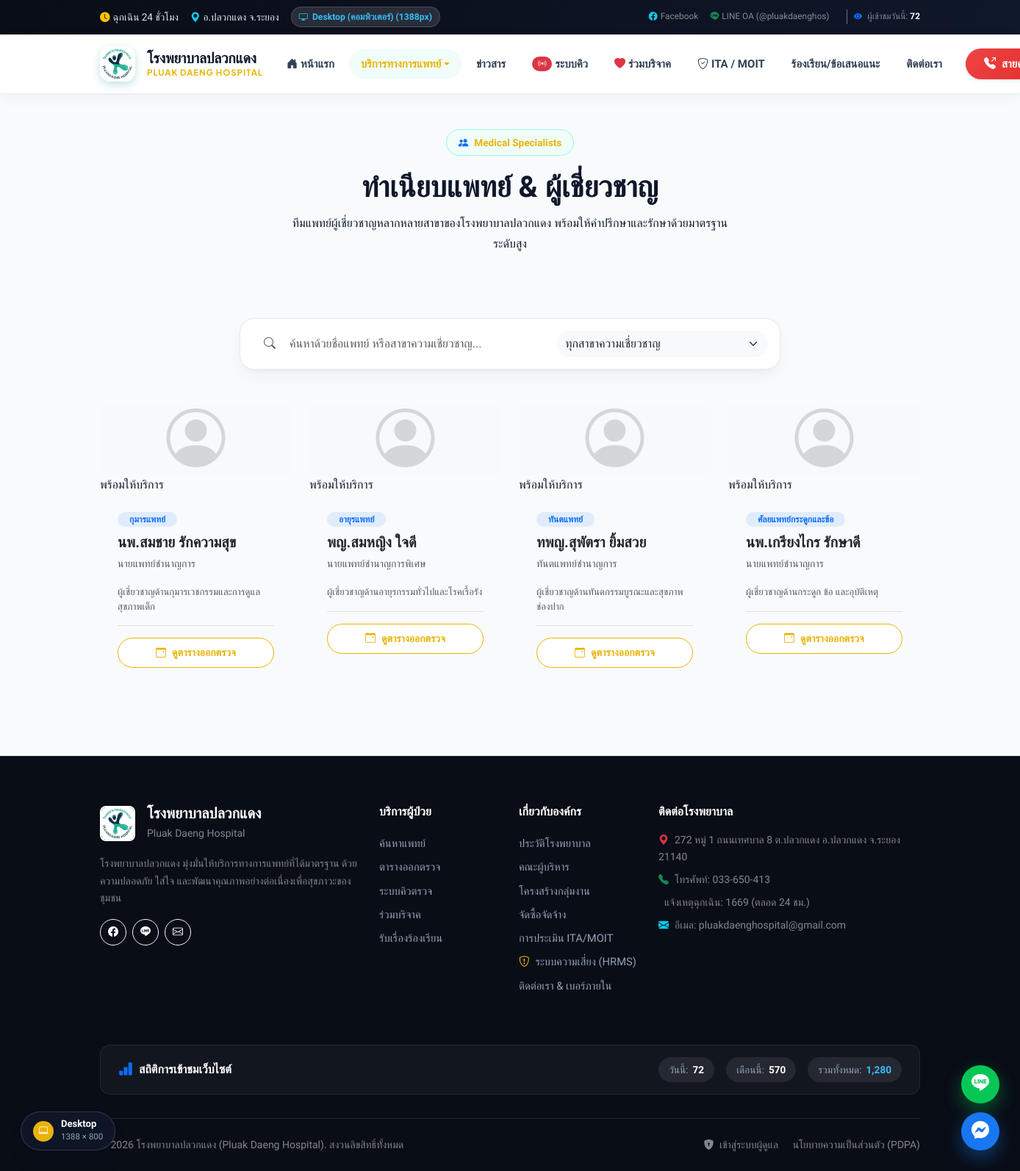
Page /doctors on the committed database.
### tables this page shows
CREATE TABLE `doctors` (
  `id` int(11) NOT NULL AUTO_INCREMENT,
  `prefix` varchar(50) DEFAULT NULL,
  `firstname` varchar(100) NOT NULL,
  `lastname` varchar(100) NOT NULL,
  `profile_image` varchar(255) DEFAULT NULL,
  `position` varchar(100) DEFAULT NULL,
  `specialty` varchar(150) DEFAULT NULL,
  `biography` text DEFAULT NULL,
  `status` enum('active','inactive') DEFAULT 'active',
  `created_at` timestamp NULL DEFAULT current_timestamp(),
  `updated_at` timestamp NULL DEFAULT current_timestamp() ON UPDATE current_timestamp(),
  `deleted_at` timestamp NULL DEFAULT NULL,
  PRIMARY KEY (`id`)
);

### app/Controllers/DoctorController.php (called while the page is built, shortened)
<?php
class DoctorController extends Controller {
    private $doctorModel;
    public function __construct() {
        $this->doctorModel = $this->model('Doctor');
    }
    public function index() {
        $doctors = $this->doctorModel->getAll();
        $data = [
            'page_title' => 'ทำเนียบแพทย์',
            'doctors' => $doctors
        ];
        $this->view('doctors/index', $data);
    }
}

### app/Core/App.php (called while the page is built, shortened)
<?php
class App {
    protected $controller = 'HomeController';
    protected $method = 'index';
    public function __construct() {
        $url = $this->parseUrl();
        if (isset($url[0]) && strtolower($url[0]) === 'admin') {
            array_shift($url);
            $this->controller = 'DashboardController';
            $adminAliases = [
                'donationitem' => 'DonationItem',
                'donationitems' => 'DonationItem',
                'donation' => 'Donation',
                'donations' => 'Donation',
                'banner' => 'Banner',
                'banners' => 'Banner',
                'news' => 'News',
                'appointment' => 'Appointment',
                'appointments' => 'Appointment',
                'doctor' => 'Doctor',
                'doctors' => 'Doctor',
                'clinic' => 'Clinic',
                'clinics' => 'Clinic',
                'service' => 'Service',
                'services' => 'Service',
                'department' => 'Department',
                'departments' => 'Department',
                'procurement' => 'Procurement',
                'procurements' => 'Procurement',
                'complaint' => 'Complaint',
                'complaints' => 'Complaint',
                'setting' => 'Settings',
                'settings' => 'Settings',
                'auditlog' => 'AuditLog',
                'logs' => 'AuditLog',
                'dashboard' => 'Dashboard',
                'auth' => 'Auth',
                'login' => 'Auth'
            ];
            if (isset($url[0])) {
                $rawKey = strtolower($url[0]);
                if (isset($adminAliases[$rawKey]) && file_exists('../app/Controllers/Admin/' . $adminAliases[$rawKey] . 'Controller.php')) {
                    $this->controller = $adminAliases[$rawKey] . 'Controller';
                    unset($url[0]);
                } else if (file_exists('../app/Controllers/Admin/' . ucwords($url[0]) . 'Controller.php')) {
                    $this->controller = ucwords($url[0]) . 'Controller';
                    unset($url[0]);
                }
            }
            $controllerClass = 'App\\Controllers\\Admin\\' . $this->controller;
            if(!class_exists($controllerClass)){
                require_once '../app/Controllers/Admin/' . $this->controller . '.php';
            }
            $this->controller = new $controllerClass;
        } else {
            $aliases = [
                'donations' => 'Donation',
                'donation' => 'Donation',
                'doctors' => 'Doctor',
                'doctor' => 'Doctor',
                'clinics' => 'Clinic',
                'clinic' => 'Clinic',
                'services' => 'Service',
                'service' => 'Service',
                'appointments' => 'Appointment',
                'appointment' => 'Appointment',
                'departments' => 'Department',
                'department' => 'Department',
                'hrms' => 'Risk',
                'risk' => 'Risk',
                'ita' => 'Ita',
                'contact' => 'Contact',
                'news' => 'News'
            ];
            if (isset($url[0])) {
                $rawKey = strtolower($url[0]);
                if (isset($aliases[$rawKey]) && file_exists('../app/Controllers/' . $aliases[$rawKey] . 'Controller.php')) {
                    $this->controller = $aliases[$rawKey] . 'Controller';
                    unset($url[0]);
                } else if (file_exists('../app/Controllers/' . ucwords($url[0]) . 'Controller.php')) {
                    $this->controller = ucwords($url[0]) . 'Controller';
                    unset($url[0]);
                } else if (str_ends_with($rawKey, 's') && file_exists('../app/Controllers/' . ucwords(rtrim($rawKey, 's')) . 'Controller.php')) {
                    $this->controller = ucwords(rtrim($rawKey, 's')) . 'Controller';
                    unset($url[0]);
                }
            }
            $this->controller = new $controllerClass;
        }
        $this->params = $url ? array_values($url) : [];
        call_user_func_array([$this->controller, $this->method], $this->params);
    }
    public function parseUrl() {
        if (isset($_GET['url'])) {
            $url = rtrim($_GET['url'], '/');
            $url = urldecode($url);
            return explode('/', $url);
        }
        return [];
    }
}

### public/index.php (called while the page is built, shortened)
<?php
spl_autoload_register(function($className) {
    if (strpos($className, 'App\\Core\\') === 0) {
        $class = str_replace('App\\Core\\', '', $className);
    } else if (strpos($className, 'App\\Controllers\\') === 0) {
        $class = str_replace('App\\Controllers\\', '', $className);
        require_once '../app/Controllers/' . $class . '.php';
    } else if (strpos($className, 'App\\Models\\') === 0) {
        $class = str_replace('App\\Models\\', '', $className);
        require_once '../app/Models/' . $class . '.php';
    } else if (strpos($className, 'App\\Services\\') === 0) {
        $class = str_replace('App\\Services\\', '', $className);
        require_once '../app/Services/' . $class . '.php';
    } else if (strpos($className, 'App\\Repositories\\') === 0) {
        $class = str_replace('App\\Repositories\\', '', $className);
        require_once '../app/Repositories/' . $class . '.php';
    } else if (strpos($className, 'App\\Middleware\\') === 0) {
        $class = str_replace('App\\Middleware\\', '', $className);
        require_once '../app/Middleware/' . $class . '.php';
    } else if (strpos($className, 'App\\Helpers\\') === 0) {
        $class = str_replace('App\\Helpers\\', '', $className);
        require_once '../app/Helpers/' . $class . '.php';
    } else if (strpos($className, 'App\\Validation\\') === 0) {
        $class = str_replace('App\\Validation\\', '', $className);
        require_once '../app/Validation/' . $class . '.php';
    }
});
$app = new App\Core\App();

### app/Core/Database.php (called while the page is built, shortened)
<?php
class Database {
    private $host = DB_HOST;
    private $user = DB_USER;
    private $pass = DB_PASS;
    private $dbname = DB_NAME;
    private $dbh;
    private $stmt;
    public function __construct() {
        $dsn = 'mysql:host=' . $this->host . ';dbname=' . $this->dbname . ';charset=utf8mb4';
        $options = array(
            PDO::ATTR_PERSISTENT => true,
            PDO::ATTR_ERRMODE => PDO::ERRMODE_EXCEPTION,
            PDO::ATTR_DEFAULT_FETCH_MODE => PDO::FETCH_OBJ,
            PDO::MYSQL_ATTR_INIT_COMMAND => 'SET NAMES utf8mb4'
        );
        try {
            $this->dbh = new PDO($dsn, $this->user, $this->pass, $options);
        } catch(PDOException $e) {
            $this->error = $e->getMessage();
            error_log($this->error);
            if (APP_ENV === 'development') {
                echo $this->error;
            } else {
                echo "Database connection failed.";
            }
        }
    }
    public function query($sql) {
        $this->stmt = $this->dbh->prepare($sql);
    }
    public function bind($param, $value, $type = null) {
        if (is_null($type)) {
            switch(true) {
                default:
                    $type = PDO::PARAM_STR;
            }
        }
        $this->stmt->bindValue($param, $value, $type);
    }
    public function execute() {
        return $this->stmt->execute();
    }
    public function resultSet() {
        $this->execute();
        return $this->stmt->fetchAll();
    }
}

### app/Core/Model.php (called while the page is built, shortened)
<?php
class Model {
    public function __construct() {
        $this->db = new Database();
    }
}

### app/Models/Doctor.php (called while the page is built, shortened)
<?php
class Doctor extends Model {
    public function getAll() {
        $this->db->query('SELECT * FROM doctors WHERE deleted_at IS NULL ORDER BY firstname ASC');
        return $this->db->resultSet();
    }
}

### app/Views/doctors/index.php (the view, shortened to what this page needs)
<div class="hero-wrapper py-5 mb-4 text-center">
    <div class="container">
        <div class="section-badge mb-3"><i class="bi bi-people-fill text-primary"></i> Medical Specialists</div>
        <h1 class="hero-title mb-2">ทำเนียบแพทย์ & ผู้เชี่ยวชาญ</h1>
        <p class="hero-subtitle mx-auto" style="max-width: 600px;">
            ทีมแพทย์ผู้เชี่ยวชาญหลากหลายสาขาของโรงพยาบาลปลวกแดง พร้อมให้คำปรึกษาและรักษาด้วยมาตรฐานระดับสูง
        </p>
    </div>
</div>
<div class="container mb-5 pb-5">
    <div class="row justify-content-center mb-5">
        <div class="col-lg-8">
            <div class="glass-card p-3 shadow-md">
                <div class="row g-2">
                    <div class="col-md-7">
                        <div class="input-group">
                            <span class="input-group-text bg-transparent border-0 text-muted ps-3">
                                <i class="bi bi-search"></i>
                            </span>
                            <input type="text" id="doctorSearchInput" class="form-control border-0 shadow-none ps-2" placeholder="ค้นหาด้วยชื่อแพทย์ หรือสาขาความเชี่ยวชาญ...">
                        </div>
                    </div>
                    <div class="col-md-5 d-flex gap-2">
                        <select id="specialtyFilter" class="form-select border-0 bg-light rounded-pill shadow-none">
                            <option value="">ทุกสาขาความเชี่ยวชาญ</option>
                        </select>
                    </div>
                </div>
            </div>
        </div>
    </div>
    <div class="row g-4" id="doctorCardsContainer">
        <?php if(empty($doctors)): ?>
            <div class="col-12 text-center py-5">
                <div class="p-4 bg-white rounded-4 shadow-sm d-inline-block">
                    <i class="bi bi-person-x display-4 text-muted mb-3 d-block"></i>
                    <h5 class="text-muted mb-0">ยังไม่มีข้อมูลแพทย์ในระบบ</h5>
                </div>
            </div>
        <?php else: ?>
            <?php foreach($doctors as $doctor): ?>
                <div class="col-md-6 col-lg-3 doctor-item" data-name="<?= htmlspecialchars($doctor->firstname . ' ' . $doctor->lastname) ?>" data-specialty="<?= htmlspecialchars($doctor->specialty ?? '') ?>">
                    <div class="doctor-card">
                        <div class="doctor-img-wrap">
                            <?php if(!empty($doctor->profile_image) && $doctor->profile_image != 'default-doctor.jpg'): ?>
                                <img src="<?= URLROOT ?>/assets/images/doctors/<?= $doctor->profile_image ?>" alt="<?= htmlspecialchars($doctor->firstname) ?>" onerror="this.src='https://placehold.co/400x500?text=Doctor'">
                            <?php else: ?>
                                <div class="w-100 h-100 d-flex align-items-center justify-content-center bg-light text-secondary">
                                    <i class="bi bi-person-circle display-1 opacity-25"></i>
                                </div>
                            <?php endif; ?>
                            <div class="doctor-status-badge">
                                <span class="pulse-dot"></span> พร้อมให้บริการ
                            </div>
                        </div>
                        <div class="p-4 d-flex flex-column flex-grow-1">
                            <span class="badge bg-primary bg-opacity-10 text-primary rounded-pill px-3 py-1 fw-semibold small align-self-start mb-2">
                                <?= htmlspecialchars($doctor->specialty ?: 'แพทย์ทั่วไป') ?>
                            </span>
                            <h5 class="fw-bold text-dark mb-1">
                                <?= htmlspecialchars($doctor->prefix) ?><?= htmlspecialchars($doctor->firstname) ?> <?= htmlspecialchars($doctor->lastname) ?>
                            </h5>
                            <p class="text-muted small mb-3">
                                <?= htmlspecialchars($doctor->position ?: 'แพทย์ประจำโรงพยาบาล') ?>
                            </p>
                            <?php if(!empty($doctor->biography)): ?>
                                <p class="text-muted small mb-3 flex-grow-1" style="font-size: 0.82rem; line-height: 1.5;">
                                    <?= mb_strimwidth(htmlspecialchars($doctor->biography), 0, 80, '...') ?>
                                </p>
                            <?php endif; ?>
                            <div class="pt-3 border-top mt-auto">
                                <a href="<?= URLROOT ?>/clinic" class="btn btn-sm btn-modern-outline w-100 justify-content-center">
                                    <i class="bi bi-calendar-event"></i> ดูตารางออกตรวจ
                                </a>
                            </div>
                        </div>
                    </div>
                </div>
            <?php endforeach; ?>
        <?php endif; ?>
    </div>
</div>

### public/assets/css/style.css (style rules this page uses)
:root { --primary-color: #0d9488; --primary-dark: #0f766e; --primary-light: #f0fdfa; --primary-border: #99f6e4; --secondary-color: #0284c7; --secondary-dark: #0369a1; --secondary-light: #f0f9ff; --accent-warning: #f59e0b; --accent-danger: #ef4444; --accent-success: #10b981; --bg-main: #f8fafc; --bg-surface: #ffffff; --text-main: #0f172a; --text-muted: #64748b; --text-light: #94a3b8; --border-color: #e2e8f0; --font-thai: 'Prompt', -apple-system, BlinkMacSystemFont, sans-serif; --font-en: 'Plus Jakarta Sans', sans-serif; --radius-sm: 8px; --radius-md: 14px; --radius-lg: 20px; --radius-xl: 28px; --radius-pill: 9999px; --shadow-sm: 0 2px 6px rgba(15, 23, 42, 0.04); --shadow-md: 0 10px 25px -5px rgba(15, 23, 42, 0.06), 0 8px 10px -6px rgba(15, 23, 42, 0.04); --shadow-lg: 0 20px 40px -12px rgba(15, 23, 42, 0.1); --shadow-glow-teal: 0 10px 30px rgba(13, 148, 136, 0.25); --transition: all 0.25s cubic-bezier(0.16, 1, 0.3, 1); }
*, *::before, *::after { box-sizing: border-box; }
body { font-family: var(--font-thai); background-color: var(--bg-main); color: var(--text-main); line-height: 1.65; letter-spacing: normal !important; overflow-x: hidden; margin: 0; padding: 0; }
h1, h2, h3, h4, h5, h6 { font-family: var(--font-thai); font-weight: 700; color: var(--text-main); line-height: 1.35; margin-bottom: 0.5rem; letter-spacing: normal !important; }
p { line-height: 1.7; margin-bottom: 1rem; }
.hero-wrapper { padding-top: 24px; }
.glass-card { background: rgba(255, 255, 255, 0.98); backdrop-filter: blur(16px); -webkit-backdrop-filter: blur(16px); border: 1px solid rgba(226, 232, 240, 0.85); border-radius: var(--radius-lg); box-shadow: var(--shadow-md); transition: var(--transition); }
.section-badge { display: inline-flex; align-items: center; gap: 8px; background: var(--primary-light); color: var(--primary-color); padding: 6px 16px; border-radius: var(--radius-pill); font-size: 0.85rem; font-weight: 700; border: 1px solid var(--primary-border); }
.btn-modern-outline { background: #ffffff; color: var(--primary-color) !important; border: 1.5px solid var(--primary-color); font-weight: 600; padding: 9px 22px; border-radius: var(--radius-pill); transition: var(--transition); display: inline-flex; align-items: center; gap: 8px; line-height: 1.5; text-decoration: none; }

### rows in the picture
doctors: specialty "กุมารแพทย์", prefix "นพ.", firstname "สมชาย", lastname "รักความสุข", position "นายแพทย์ชำนาญการ", biography "ผู้เชี่ยวชาญด้านกุมารเวชกรรมและการดูแลสุขภาพเด็ก"
doctors: specialty "อายุรแพทย์", prefix "พญ.", firstname "สมหญิง", lastname "ใจดี", position "นายแพทย์ชำนาญการพิเศษ", biography "ผู้เชี่ยวชาญด้านอายุรกรรมทั่วไปและโรคเรื้อรัง"
doctors: specialty "ทันตแพทย์", prefix "ทพญ.", firstname "สุพัตรา", lastname "ยิ้มสวย", position "ทันตแพทย์ชำนาญการ", biography "ผู้เชี่ยวชาญด้านทันตกรรมบูรณะและสุขภาพช่องปาก"
doctors: specialty "ศัลยแพทย์กระดูกและข้อ", prefix "นพ.", firstname "เกรียงไกร", lastname "รักษาดี", position "นายแพทย์ชำนาญการ", biography "ผู้เชี่ยวชาญด้านกระดูก ข้อ และอุบัติเหตุ"

### other values in the picture
$lineOaId "@pluakdaenghos"
$visitStats['today'] "72"
$siteSettings['address'] "272 หมู่ 1 ถนนเทศบาล 8 ต.ปลวกแดง อ.ปลวกแดง จ.ระยอง 21140"
$siteSettings['telephone'] "033-650-413"
$siteSettings['email'] "pluakdaenghospital@gmail.com"
$visitStats['month'] "570"
$visitStats['total'] "1,280"
